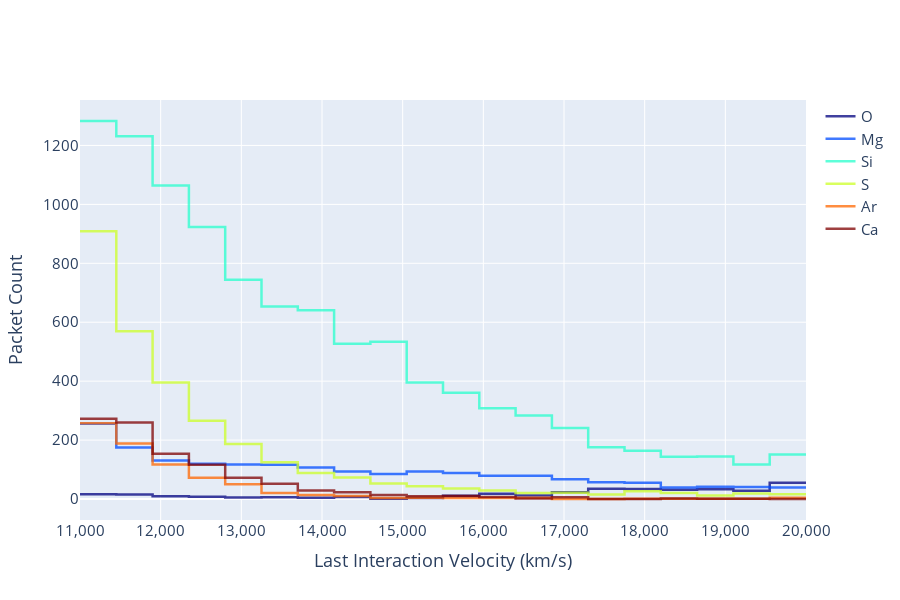

Notebook code cell kept with this figure:
### Markdown cell above
### Real packets mode
You can produce a Last Interaction Velocity plot for the real packet population of the simulation by setting `packets_mode="real"` which is `"virtual"` by default.

### Code cell
plotter.generate_plot_ply(packets_mode="real")
